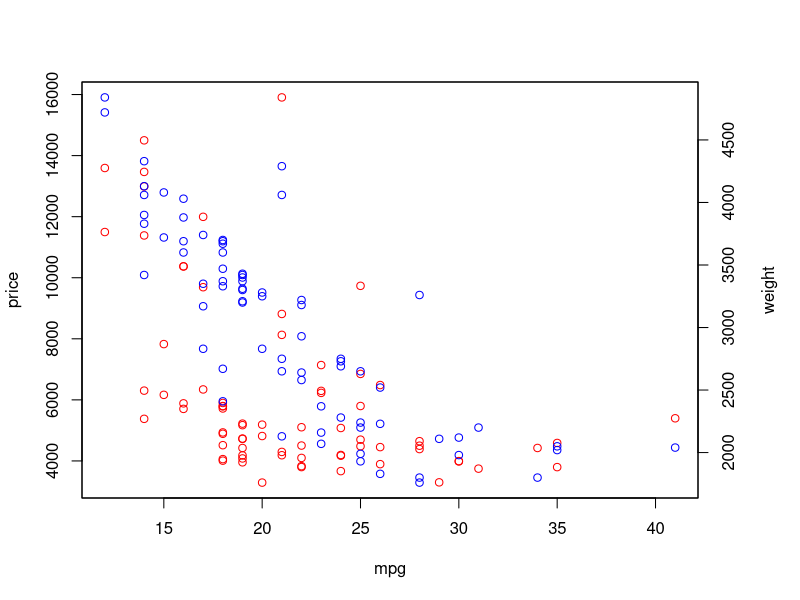

Reproduce this figure in R. (Note: this script raises an error after producing the figure.)

require(foreign)
data <- read.csv("auto.csv", header=TRUE)
names(data) <- c("price", "mpg", "weight")

row.names(data)[1:5]
row.names(data) <- 3:76
row.names(data)[1:5]
row.names(data)[1:2]  <- c("myrow1","myrow2")
row.names(data)[1:5]

data$price[2] = NA
weirdmeans1 <- data.frame(Means=rowMeans(data))
weirdmeans2 <- data.frame(Means=rowMeans(data, na.rm=TRUE))
cbind(head(weirdmeans1),head(weirdmeans2))

png(filename="inserts/graph1.png",height=300,width=500)
par(mar=c(5.1,4.1,4.1,5.1)) # just so we can fit the label for the second y axis
plot(data$mpg,data$price,col="red",ylab="price",xlab="mpg")
par(new=TRUE)
plot(data$mpg,data$weight,col="blue",xaxt="n",yaxt="n",xlab="",ylab="")
axis(4)
mtext("weight",side=4,line=3)
dev.off()

(A <- matrix(1:6, ncol=2))

(B <- matrix(1:6, ncol=3, byrow=TRUE))

A == t(B)

all(A == t(B))

dim(A)
dim(B)

B %*% A

B %*% t(A)

B * t(A)

A * 2

e <- matrix(1:3)

apply(A, 2, function(x) {x * e})

whoop <- function(x) {x * e}
apply(A, 2, whoop)

I <- diag(5)

all(solve(I) == I)

library(psych)
tr(I)

ls()

rm(list = ls())
